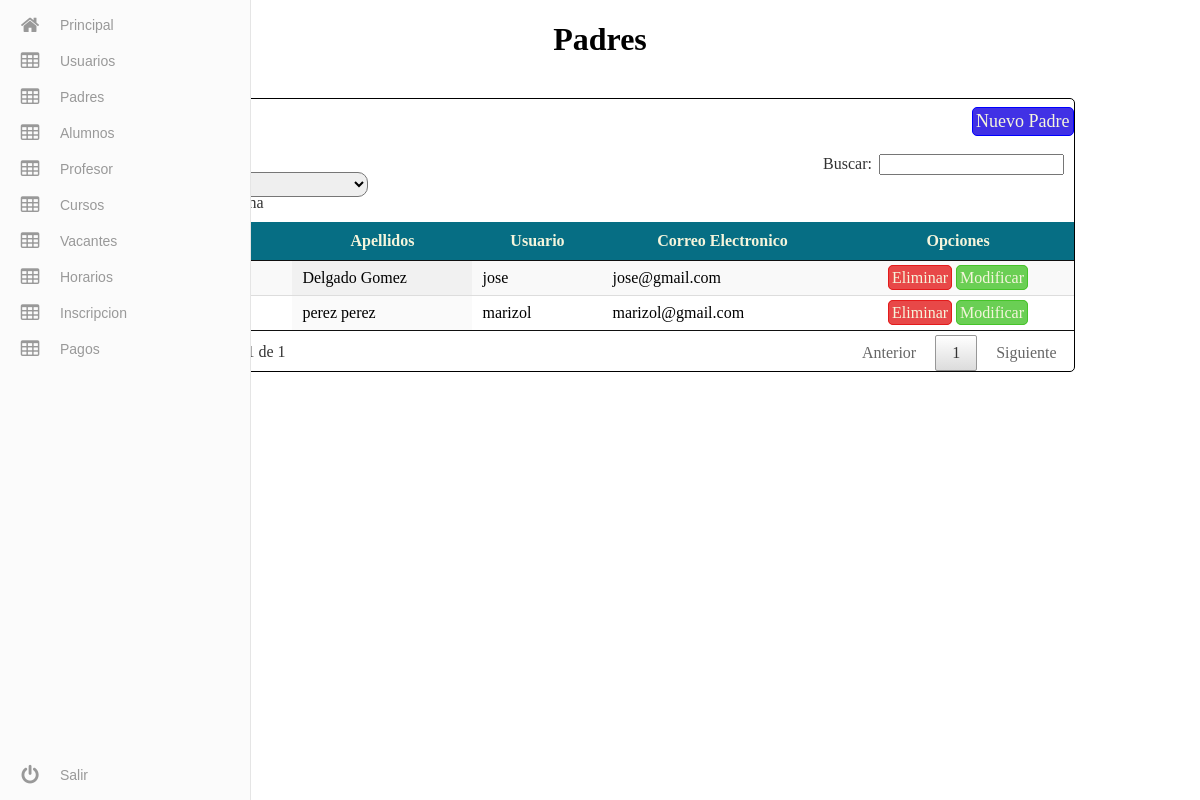
/admin/Padre/padre.php (signed in), run on the app's committed database.
### tables this page shows
CREATE TABLE `tutor` (
  `idtutor` int(11) NOT NULL,
  `nombre` varchar(43) DEFAULT NULL,
  `materno` varchar(43) DEFAULT NULL,
  `paterno` varchar(43) DEFAULT NULL,
  `direccion` varchar(200) DEFAULT NULL,
  `telefono` varchar(10) DEFAULT NULL,
  `email` varchar(45) NOT NULL,
  `estado` varchar(10) NOT NULL,
  `fecha_creacion` datetime NOT NULL,
  `id_usuario` int(11) DEFAULT NULL
);

CREATE TABLE `usuario` (
  `id_usuario` int(11) NOT NULL,
  `usuario` varchar(45) NOT NULL,
  `password` varchar(45) NOT NULL,
  `tipo` varchar(10) NOT NULL
);

### admin/Padre/padre.php (the view, shortened to what this page needs)
<?php
    $re=mysql_query("SELECT * FROM tutor,usuario WHERE tutor.id_usuario=usuario.id_usuario");
?>
<!DOCTYPE html>
<html >
  <head>
    <link rel="stylesheet" href="../css/menu.css">
    <link rel="stylesheet" href="../css/tabla.css?v2">
    <link rel="stylesheet" type="text/css" href="../css/jquery.dataTables.min.css">
  </head>
  <body>
    <?php
        include ('../include/menu.php');
    ?>
    <center><h1>Padres</h1></center>
    <br>
    <div class="tablas">
        <a href="nuevo.php" class="NuevoU" >Nuevo Padre</a>
        <table id="example" class="display" cellspacing="0" width="100%">
			<thead>
				<tr>
					<th>Apellidos</th>
					<th>Usuario</th>
					<th>Correo Electronico</th>
					<th>Opciones</th>
				</tr>
			</thead>
			<tbody>
				<?php while($row =mysql_fetch_array($re)){  ?>
					<tr>
						<td><?php echo $row['nombre']; ?></td>
						<td><?php echo $row['paterno']." ".$row['materno']; ?></td>
						<td><?php echo $row['usuario']; ?></td>
						<td><?php echo $row['email']; ?></td>
						<td><center><a class="eli" href="eliminar.php?id=<?php echo $row['id_usuario']; ?>&id2=<?php echo $row['idtutor']; ?>" onclick="javascript:return confirmacion();">Eliminar</a>
                            <a class="edi" href="modificar.php?id=<?php echo $row['id_usuario']; ?>&id2=<?php echo $row['idtutor']; ?>" >Modificar</a></center></td>
					</tr>
				<?php } ?>
			</tbody>
		</table>
    </div>
  </body>
</html>

### admin/css/tabla.css (style rules this page uses)
.tablas { border: solid 1px black; width: 80%; min-width: 100px; margin-left: auto; margin-right: auto; border-radius: 5px; }
thead { background: #066e84; margin-top: 5px; color: beige; }
.tablas a { padding: 3px; margin-left: auto; margin-right: auto; border-radius: 5px; text-decoration: none; color: beige; }
.eli { border: solid 1px #E31B1B; background: #e84848; }
.edi { border: solid 1px #46C32A; background: #6acf54; }
.NuevoU { border: solid 1px blue; padding: 10spx; border-radius: 5px; float:right; margin: 8px; margin-right: 10px; background: #4131e5; font-size: 18px; }

### data on the page
tutor: paterno "Delgado", materno "Gomez", id_usuario.usuario "jose", email "jose@gmail.com"
tutor: paterno "perez", materno "perez", id_usuario.usuario "marizol", email "marizol@gmail.com"
